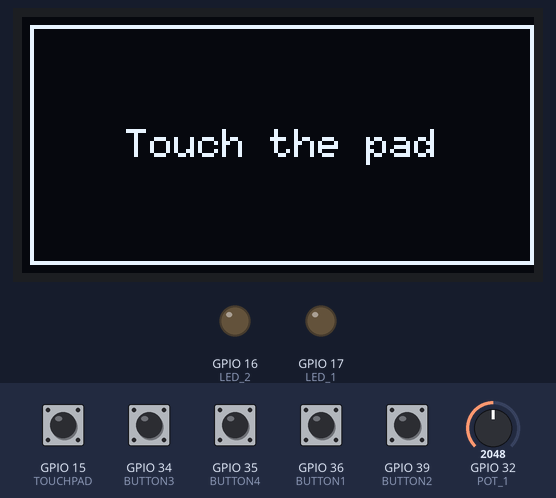
Recording of a program running on a simulated ESP32. On the bench: 128×64 one-colour display, output pins drawn as LEDs (lit = HIGH). The inputs (shaded band) are chosen by the test bench; at power-on: GPIO 15 (TOUCHPAD) HIGH, GPIO 34 (BUTTON3), GPIO 35 (BUTTON4), GPIO 36 (BUTTON1), GPIO 39 (BUTTON2) LOW, GPIO 32 (POT_1) = 2048. EEPROM starts erased; nothing arrives over Bluetooth unless stated; a phone connects over Bluetooth LE 3 s after start.

Above: at 1.2 s.
1.3 s: GPIO 15 (TOUCHPAD) pulled LOW for 0.15 s
At 1.51 s:
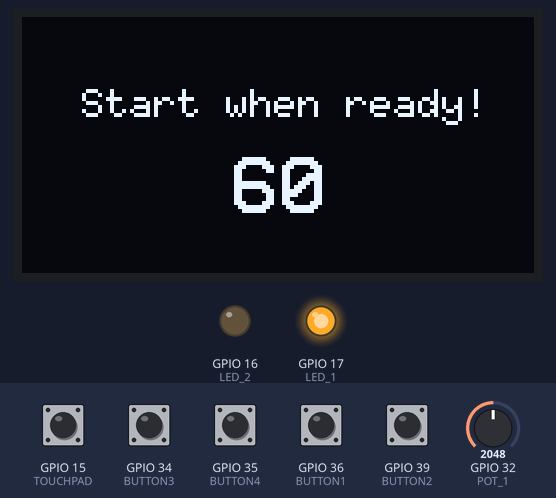
2.0 s: GPIO 15 (TOUCHPAD) pulled LOW for 1 s
At 3.3 s:
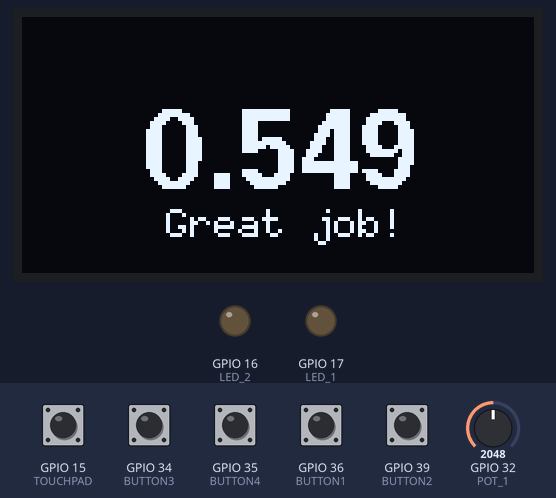
4.5 s: GPIO 32 (POT_1) set to 2866
At 5.3 s:
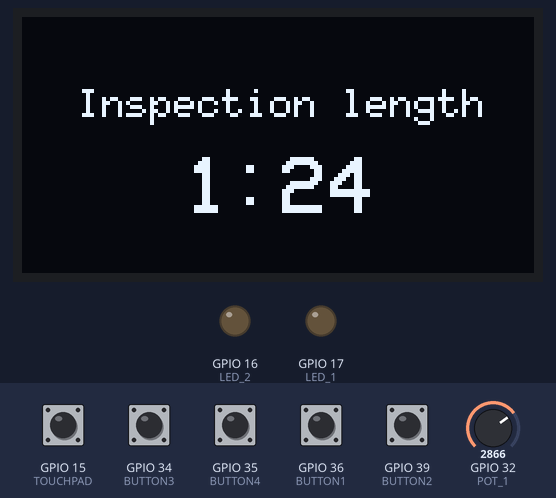
7.0 s: GPIO 35 (BUTTON4) pulled HIGH for 0.15 s
At 7.8 s:
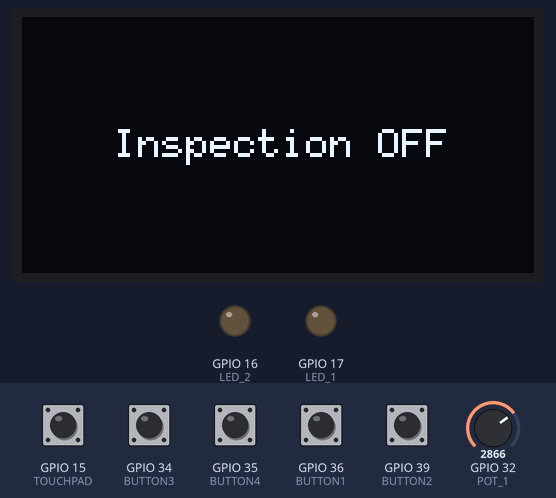
9.5 s: GPIO 36 (BUTTON1) pulled HIGH for 0.15 s
At 10.7 s:
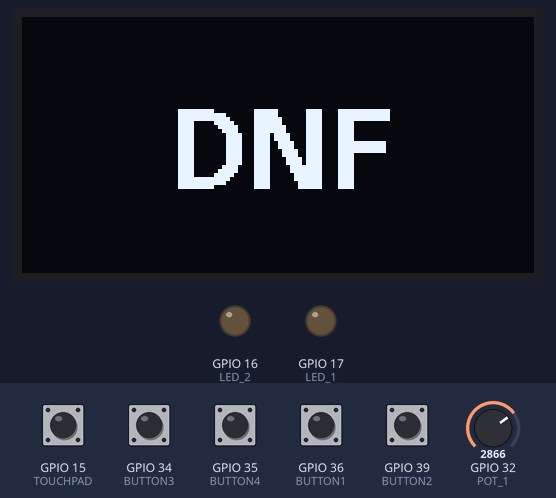
11.1 s: GPIO 39 (BUTTON2) pulled HIGH for 0.15 s
At 12.4 s:
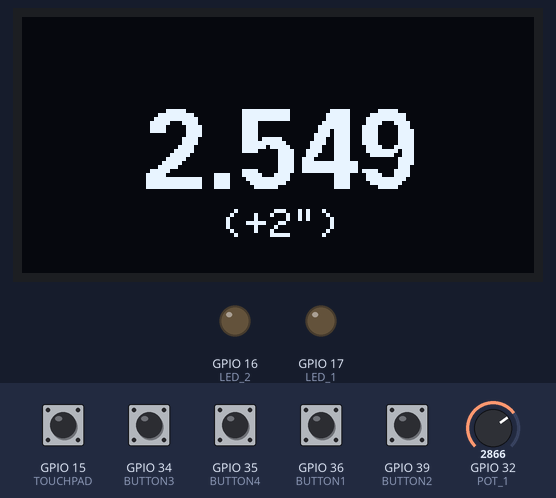
Timing chart, 0 to 13.7 s (numbered marks = the images above; inputs shaded):
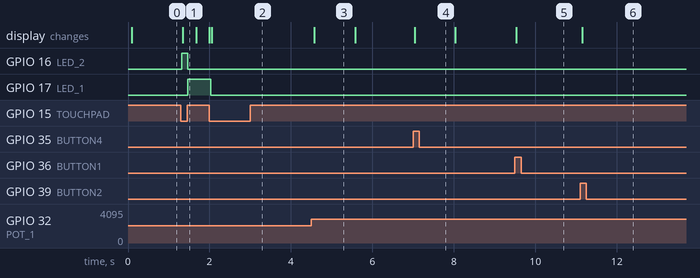

The program:

main.cpp
```cpp
/*
  Cube Timer 1
*/

#include <U8g2lib.h>
#include <Wire.h>
#include <BLEDevice.h>
#include <BLEServer.h>
#include <BLEUtils.h>
#include <BLE2902.h>
#include <Preferences.h>

#define BUTTON1 36
#define BUTTON2 39
#define BUTTON3 34
#define BUTTON4 35
#define TOUCHPAD 15
#define LED_1 17
#define LED_2 16

#define STATE_INITIAL 0
#define STATE_INSPECTION 10
#define STATE_INSPECTION_1 11
#define STATE_INSPECTION_2 12
#define STATE_SOLVING 20
#define STATE_SOLVING_1 21
#define STATE_SOLVED_1 30
#define STATE_SOLVED_2 31
#define STATE_ADJUST_INSPECTION 40
#define STATE_TOGGLE_INSPECTION_1 50
#define STATE_TOGGLE_INSPECTION_2 51
#define STATE_CALIBRATE_1 61
#define STATE_CALIBRATE_2 62
#define STATE_CALIBRATE_3 63
#define STATE_SLEEP 999

#define SOLVE_STATE_NONE 0
#define SOLVE_STATE_SOLVED 1
#define SOLVE_STATE_DNF 2
#define SOLVE_STATE_PLUS2 3

#define DEFAULT_TOUCHDOWN_THRESHOLD 25
#define DEFAULT_TOUCHUP_THRESHOLD 30

#define EXTENSION_1 15
#define EXTENSION_2 2
#define EXTENSION_3 0
#define EXTENSION_4 4

#define POT_1 32

#define SERVICE_UUID         "EB0E77C3-AF14-4B7F-AC80-D3631DC386AC"
#define CHARACTERISTIC_UUID  "EB0E77C3-AF14-4B7F-AC80-D3631DC386AD"

#define SLEEP_TIMEOUT 180000


Preferences preferences;

BLECharacteristic *characteristic;

U8G2_SH1106_128X64_NONAME_F_HW_I2C u8g2(U8G2_R0, U8X8_PIN_NONE, 22, 21);

hw_timer_t * timer = NULL;

volatile long touchupThreshold = 0;
volatile long touchdownThreshold = 0;

volatile long stateChanged = true;
volatile bool durationChanged = true;

volatile long buttonPressedOn = 0;
volatile bool button1Pressed = false;
volatile bool button2Pressed = false;
volatile bool button3Pressed = false;
volatile bool button4Pressed = false;
volatile bool touchDetected = false;

volatile bool doInspection = false;

volatile long inspectionStarted = 0;
volatile long solvingStarted = 0;
volatile long solvingFinished = 0;
volatile long idleStarted = 0;

long potPosition = 0;
bool potChanged = false;
volatile long potScreenShown = 0;

volatile int epoch = 0;
volatile int state = 0;
volatile int solveState = 0;
volatile bool plus2DNFButtonPressed;
volatile int dnfButtonPressedOn;
volatile int configureButtonPressedOn;

volatile unsigned long calibrateHistogram[100];
volatile int lastTouchValue = 0;
volatile long lastTouchRead = 0;

int getInspectionLimit() {
  return (potPosition * 121) / (4096L * 32) * 1000;
}

struct __attribute__ ((packed)) CharacteristicValue {
  uint32_t state;
  uint32_t epoch;
  int32_t duration;
};

/*
  Touch sensor readings follow a bimodal distribution, with the two peaks around when
  the plate is not touched and the one where it is. This function takes the collected histogram
  and computes the touch-down and touch-up thresholds, at 1/3 and 2/3 of the difference between
  peaks respectively.
*/
void getCalibrationValues(int& touchDown, int& touchUp) {
  int minimum = 100;
  int maximum = 0;
  for (int i = 0; i < 100; ++i) {
    int value = calibrateHistogram[i];
    if (value != 0) {
      minimum = minimum < i ? minimum : i;
      maximum = maximum > i ? maximum : i;
    }
  }
  int midpoint = (minimum + maximum) / 2;
  unsigned long maxL = 0;
  for (int i = 0; i < midpoint; ++i) {
    int value = calibrateHistogram[i];
    if (value > maxL) {
      minimum = i;
      maxL = value;
    }
  }
  maxL = 0;
  for (int i = midpoint; i < 100; ++i) {
    int value = calibrateHistogram[i];
    if (value > maxL) {
      maximum = i;
      maxL = value;
    }
  }

  touchDown = (minimum*2 + maximum) / 3;
  touchUp = (minimum + maximum*2) / 3;
}

/*
  Bluetooth LE service is set up with a single characteristic, which notifies on the
  current internal state of the state machine (to see whether we are currently inspecting, solving)
  and the recorded time for each epoch. Epoch number is included in the characteristic
  value, to allow for further extension where we persist the times on the device (but also to distinguish a
  new result from one that was modified after the timer was stopped - e.g. DNF/+2)
*/
void setupBLE() {
  BLEDevice::init("CubeTimer"); // Give it a name
  BLEServer *pServer = BLEDevice::createServer();
  BLEService *pService = pServer->createService(SERVICE_UUID);
  characteristic = pService->createCharacteristic(
                             CHARACTERISTIC_UUID,
                             BLECharacteristic::PROPERTY_READ   |
                             BLECharacteristic::PROPERTY_NOTIFY |
                             BLECharacteristic::PROPERTY_INDICATE
                           );

  characteristic->addDescriptor(new BLE2902());
  pService->start();

  BLEAdvertising *pAdvertising = BLEDevice::getAdvertising();
  pAdvertising->addServiceUUID(SERVICE_UUID);
  pAdvertising->start();
}

/*
  This is the main state machine that defines the user interaction. It is called from a timer each
  millisecond. Unfortunately it has to run in an ISR context rather than main loop, as updating the
  display via I2C is really slow, so our recorded times could jitter by 10s of milliseconds.

  TODO: Figure out if display draw loop can run in a FreeRTOS task, so the state machine can run in the
  main loop.
*/
void IRAM_ATTR stateMachine(long currentTime) {
  long inspectionLimit = getInspectionLimit();
  int currentState = state;

  // Callibration is accessible from any state
  if (state != STATE_CALIBRATE_1) {
    if (button4Pressed && !configureButtonPressedOn) {
      configureButtonPressedOn = currentTime;
    }
    if (button4Pressed && currentTime - configureButtonPressedOn > 2000) {
      for (int i = 0; i < 100; ++i) {
        calibrateHistogram[i] = 0;
      }
      state = STATE_CALIBRATE_1;
      return;
    }
    if (!button4Pressed) {
      configureButtonPressedOn = 0;
    }
  }

  switch (state) {
    case STATE_INITIAL:
      if (currentTime - idleStarted > SLEEP_TIMEOUT) {
        state = STATE_SLEEP;
      }
      if (button1Pressed && !plus2DNFButtonPressed && solveState != SOLVE_STATE_NONE) {
        dnfButtonPressedOn = currentTime;
        solveState = solveState == SOLVE_STATE_DNF ? SOLVE_STATE_SOLVED : SOLVE_STATE_DNF;
        durationChanged = true;
        plus2DNFButtonPressed = true;
      }
      if (button1Pressed && currentTime - dnfButtonPressedOn > 2000 && solveState != SOLVE_STATE_NONE) {
        solveState = SOLVE_STATE_NONE;
        durationChanged = true;
      }
      if (button2Pressed && !plus2DNFButtonPressed && solveState != SOLVE_STATE_NONE) {
        solveState = solveState == SOLVE_STATE_PLUS2 ? SOLVE_STATE_SOLVED : SOLVE_STATE_PLUS2;
        durationChanged = true;
        plus2DNFButtonPressed = true;
      }
      if (plus2DNFButtonPressed && (!button1Pressed && !button2Pressed)) {
        plus2DNFButtonPressed = false;
      }
      if (button4Pressed) {
        potScreenShown = currentTime;
        state = STATE_TOGGLE_INSPECTION_1;
      }
      if (potChanged) {
        potScreenShown = currentTime;
        state = STATE_ADJUST_INSPECTION;
      }
      // Debounce starting the new epoch
      if (touchDetected && currentTime - solvingFinished > 200) {
        epoch++;
        solveState = SOLVE_STATE_NONE;

        if (inspectionLimit == 0) {
          solvingStarted = currentTime;
          state = STATE_SOLVING_1;
        } else if (doInspection) {
          inspectionStarted = currentTime;
          state = STATE_INSPECTION_1;
        } else if (!doInspection) {
          inspectionStarted = currentTime;
          state = STATE_INSPECTION;
        }
      }
      break;
    case STATE_INSPECTION_1:
      if (!touchDetected) {
        state = STATE_INSPECTION;
      } else if (inspectionLimit != 120 && currentTime - inspectionStarted >= inspectionLimit) {
        solvingStarted = currentTime;
        state = STATE_SOLVING_1;
      }
      break;
    case STATE_INSPECTION_2:
      if (!touchDetected) {
        solvingStarted = currentTime;
        state = STATE_SOLVING;
      } else if (inspectionLimit != 120 && currentTime - inspectionStarted >= inspectionLimit) {
        solvingStarted = currentTime;
        state = STATE_SOLVING_1;
      }
      break;
    case STATE_INSPECTION:
      if (!touchDetected && !doInspection) {
        solvingStarted = currentTime;
        state = STATE_SOLVING;
      } else if (touchDetected && doInspection) {
        state = STATE_INSPECTION_2;
      } else if (inspectionLimit != 120 && currentTime - inspectionStarted >= inspectionLimit) {
        solvingStarted = currentTime;
        state = STATE_SOLVING_1;
      }
      break;
    case STATE_SOLVING_1:
      if (!touchDetected) {
        state = STATE_SOLVING;
      }
      break;
    case STATE_SOLVING:
      if (touchDetected) {
        durationChanged = true;
        solveState = SOLVE_STATE_SOLVED;
        solvingFinished = currentTime;
        state = STATE_SOLVED_1;
      }
      break;
    case STATE_SOLVED_1:
      if (!touchDetected) {
        state = STATE_INITIAL;
        idleStarted = currentTime;
      }
      break;
    case STATE_ADJUST_INSPECTION:
      if (potChanged) {
        potScreenShown = currentTime;
      }
      if (currentTime - potScreenShown > 1000) {
        state = STATE_INITIAL;
        idleStarted = currentTime;
      }
      break;
    case STATE_TOGGLE_INSPECTION_1:
      if (!button4Pressed) {
        state = STATE_TOGGLE_INSPECTION_2;
      }
      break;
    case STATE_TOGGLE_INSPECTION_2:
      if (currentTime - potScreenShown > 1000) {
        state = STATE_INITIAL;
        idleStarted = currentTime;
      }
      if (button4Pressed) {
        state = STATE_TOGGLE_INSPECTION_1;
        potScreenShown = currentTime;
        doInspection = !doInspection;
      }
      break;
    case STATE_CALIBRATE_1:
      if (!button4Pressed) {
        state = STATE_CALIBRATE_2;
      }
    case STATE_CALIBRATE_2:
      if (button1Pressed) {
        state = STATE_CALIBRATE_3;
      }
      break;
  }

  if (state != currentState) {
    stateChanged = true;
  }
}

void IRAM_ATTR onTimer() {
  long currentTime = millis();

  stateMachine(currentTime);
  if (touchDetected) {
    // There is no easy way to get an interrupt when the touch sensor value goes *above* some
    // threshold, so we poll it here. This is not ideal, as touchRead is actually quite expensive
    // and if run in a tight loop in an ISR context, it will crash.
    if (touchRead(TOUCHPAD) > touchupThreshold) {
      touchDetected = false;
    }
  } if (state == STATE_CALIBRATE_2 && currentTime - lastTouchRead > 10) {

    int value = touchRead(TOUCHPAD);
    lastTouchValue = value;
    calibrateHistogram[value]++;
    lastTouchRead = currentTime;
  }
  potChanged = false;
}

void IRAM_ATTR onTouch() {
  touchDetected = true;
}

/*
  On ESP32, there doesn't seem to be an easy way to see whether an interrupt was triggered
  by a rising or falling edge, so we do some magic to check the buttons and debounce them.
*/
void IRAM_ATTR onButtonPress() {
  long currentTime = millis();
  bool button1Changed = digitalRead(BUTTON1) ^ button1Pressed;
  bool button2Changed = digitalRead(BUTTON2) ^ button2Pressed;
  bool button3Changed = digitalRead(BUTTON3) ^ button3Pressed;
  bool button4Changed = digitalRead(BUTTON4) ^ button4Pressed;

  if ((button1Changed || button2Changed || button3Changed || button4Changed) && (currentTime - buttonPressedOn > 10)) {
    button1Pressed = button1Changed ^ button1Pressed;
    button2Pressed = button2Changed ^ button2Pressed;
    button3Pressed = button3Changed ^ button3Pressed;
    button4Pressed = button4Changed ^ button4Pressed;
    buttonPressedOn = currentTime;
  }
}

/*
  Multi-sample the potentiometer value for greater good.
  TODO: the 0.01uf capacitor between the pin and ground does help somewhat, but the signal
  is still very noisy.
*/
long readPotentiometer() {
  long result = 0;
  for (int i = 0; i < 32; ++i) {
    result += analogRead(POT_1);
  }
  return result;
}

/*
  Draw text on the center of the screen
*/
void drawBasic(const char* text, int yOffset = 0) {
  u8g2.setFont(u8g2_font_6x10_tf);
  u8g2.drawUTF8(64 - u8g2.getUTF8Width(text) / 2, 32 - 5 + yOffset, text);
}

/*
  Draw DNF result
*/
void drawDNF() {
  u8g2.setFont(u8g2_font_fub20_tf);
  const char* text= "DNF";
  u8g2.drawUTF8(64 - u8g2.getUTF8Width(text) / 2, 32 - 10, text);
}

/*
  Draw time in a big font (while running & after the time is stopped)
*/
void drawTime(long timeMillis) {
  u8g2.setFont(u8g2_font_fub20_tf);
  char text[32];
  if (timeMillis > 60000) {
    sprintf(text, "%d:%02d.%02d", timeMillis / 60000, (timeMillis % 60000) / 1000, (timeMillis % 1000) / 10);
  } else {
    sprintf(text, "%d.%03d", timeMillis / 1000, timeMillis % 1000);
  }
  u8g2.drawUTF8(64 - u8g2.getUTF8Width(text) / 2, 32 - 10, text);
}

/*
  Draw inspection screen
*/
void drawInspection(long inspectionLimit, long timeMillis) {
  char text[32];
  if (inspectionLimit == 120000) {
    drawBasic("Start when ready!");
  } else {
    drawBasic("Start when ready!", -10);
    u8g2.setFont(u8g2_font_VCR_OSD_mf);
    // Round up
    sprintf(text, "%d", (inspectionLimit - timeMillis + 999) / 1000);
    u8g2.drawUTF8(64 - u8g2.getUTF8Width(text) / 2, 32, text);
  }
}

/*
  Draw inspection time adjustment screen (when potentiometer is turned)
*/
void drawInspectionChange(long timeMillis) {
  char text[32];
  drawBasic("Inspection length", -10);
  u8g2.setFont(u8g2_font_VCR_OSD_mf);
  if (timeMillis == 120000) {
    strcpy(text, "No limit!");
  } else {
    sprintf(text, "%d:%02d", timeMillis / 60000, (timeMillis / 1000) % 60);
  }
  u8g2.drawUTF8(64 - u8g2.getUTF8Width(text) / 2, 32, text);
}

/*
  Draw callibration screen
*/
void drawCalibration(int currentValue, int valueMin, int valueMax) {
  char text[32];
  drawBasic("Tap the sensor a", -22);
  drawBasic("few times", -12);

  sprintf(text, "Current value: %d", currentValue);
  u8g2.drawUTF8(64 - u8g2.getUTF8Width(text) / 2, 34, text);
  sprintf(text, "Touch-on: %d", valueMin);
  u8g2.drawUTF8(64 - u8g2.getUTF8Width(text) / 2, 44, text);
  sprintf(text, "Touch-off: %d", valueMax);
  u8g2.drawUTF8(64 - u8g2.getUTF8Width(text) / 2, 54, text);
}

/*
  Draw finished screen
*/
void drawFinished(long timeMillis, bool plus2 = false) {
  drawTime(timeMillis);
  drawBasic(plus2 ? "(+2\")" : "Great job!", 20);
}

/*
  Main draw routine. This fills the frame buffer based on the current state, but also
  controls other outputs (LEDs).
*/
void drawScreen(long currentTime) {
  u8g2.clearBuffer();

  digitalWrite(LED_1, LOW);
  digitalWrite(LED_2, LOW);

  switch (state) {
    case STATE_INITIAL:
      switch (solveState) {
        case SOLVE_STATE_NONE:
          drawBasic("Touch the pad");
          u8g2.drawFrame(2, 2, 126, 60);
          break;
        case SOLVE_STATE_SOLVED:
          drawFinished(solvingFinished - solvingStarted);
          break;
        case SOLVE_STATE_PLUS2:
          drawFinished(solvingFinished - solvingStarted + 2000, true);
          break;
        case SOLVE_STATE_DNF:
          drawDNF();
          break;
      }
      break;
    case STATE_INSPECTION:
    case STATE_INSPECTION_1:
    case STATE_INSPECTION_2:
      digitalWrite(LED_2, !doInspection || state == STATE_INSPECTION_2 ? HIGH : LOW);
      drawInspection(getInspectionLimit(), currentTime - inspectionStarted);
      break;
    case STATE_SOLVING:
    case STATE_SOLVING_1:
      digitalWrite(LED_1, HIGH);
      drawTime(currentTime - solvingStarted);
      break;
    case STATE_SOLVED_1:
      drawFinished(solvingFinished - solvingStarted);
      break;
    case STATE_ADJUST_INSPECTION:
      drawInspectionChange(getInspectionLimit());
      break;
    case STATE_TOGGLE_INSPECTION_1:
    case STATE_TOGGLE_INSPECTION_2:
      if (doInspection) {
        drawBasic("Inspection ON");
      } else {
        drawBasic("Inspection OFF");
      }
      break;
    case STATE_CALIBRATE_1:
    case STATE_CALIBRATE_2:
      {
        int minimum, maximum;
        getCalibrationValues(minimum, maximum);
        drawCalibration(lastTouchValue, minimum, maximum);
      }
      break;
    case STATE_CALIBRATE_3:
      drawBasic("Saving calibration", -5);
      drawBasic("values...", +5);
      break;
  }

  u8g2.sendBuffer();
}

void prepareDisplay() {
  u8g2.setBusClock(800000);
  u8g2.begin();
  u8g2.setFontRefHeightExtendedText();
  u8g2.setDrawColor(1);
  u8g2.setFontPosTop();
  u8g2.setFontDirection(0);
  drawBasic("Initializing...");
  u8g2.sendBuffer();
}

void setup() {
  pinMode(BUTTON1, INPUT);
  pinMode(BUTTON2, INPUT);
  pinMode(BUTTON3, INPUT);
  pinMode(BUTTON4, INPUT);
  pinMode(LED_1, OUTPUT);
  pinMode(LED_2, OUTPUT);

  Serial.begin(115200);

  prepareDisplay();
  preferences.begin("cube-timer", false);

  setupBLE();
  potPosition = readPotentiometer();

  touchdownThreshold = preferences.getUInt("touchdown_t", DEFAULT_TOUCHDOWN_THRESHOLD);
  touchupThreshold = preferences.getUInt("touchup_t", DEFAULT_TOUCHUP_THRESHOLD);

  timer = timerBegin(1, 80, true);
  timerAttachInterrupt(timer, &onTimer, true);
  timerAlarmWrite(timer, 1000, true);
  timerAlarmEnable(timer);
  touchAttachInterrupt(TOUCHPAD, onTouch, touchdownThreshold);

  attachInterrupt(BUTTON1, onButtonPress, CHANGE);
  attachInterrupt(BUTTON2, onButtonPress, CHANGE);
  attachInterrupt(BUTTON3, onButtonPress, CHANGE);
  attachInterrupt(BUTTON4, onButtonPress, CHANGE);

  esp_sleep_enable_touchpad_wakeup();
}

/*
  Broadcasts the state to a connected BLE server, if such exists.
*/
void broadcastViaBLE() {
  if (durationChanged || stateChanged) {
    CharacteristicValue cValue;
    cValue.state = state;
    cValue.epoch = epoch;
    cValue.duration = 0;
    switch (solveState) {
        case SOLVE_STATE_SOLVED:
          cValue.duration = solvingFinished - solvingStarted;
          break;
        case SOLVE_STATE_PLUS2:
          cValue.duration = solvingFinished - solvingStarted + 2000;
          break;
        case SOLVE_STATE_DNF:
          cValue.duration = -1;
          break;
    }

    characteristic->setValue((uint8_t*)&cValue, sizeof(CharacteristicValue));
    characteristic->notify();
    durationChanged = false;
    stateChanged = false;
  }
}


void applyCalibrationSettings() {
  int minimum, maximum;
  getCalibrationValues(minimum, maximum);
  preferences.putUInt("touchdown_t", minimum);
  preferences.putUInt("touchup_t", maximum);
  preferences.end();
  delay(500);
  ESP.restart();
}

void loop() {
  long currentTime = millis();
  long currentPotPosition = readPotentiometer();

  if (abs(potPosition - currentPotPosition) > (state == STATE_ADJUST_INSPECTION ? 1024 : 3072)) {
    potPosition = currentPotPosition;
    potChanged = true;
  }

  broadcastViaBLE();
  if (state == STATE_CALIBRATE_3) {
    drawScreen(currentTime);
    applyCalibrationSettings();
  }
  if (state == STATE_SLEEP) {
    drawScreen(currentTime);
    esp_deep_sleep_start();
  }

  drawScreen(currentTime);

  // Reset button states once per display loop in case some interrupts go wonky
  onButtonPress();
}
```

Measured:
- after the input at 1.3 s, GPIO 16 (LED_2): LOW → HIGH at once, → LOW 0.15 s later; GPIO 17 (LED_1): LOW → HIGH after 0.17 s; the display: changes after 0.05 s (image 1)
- after the input at 2.0 s, GPIO 17 (LED_1): HIGH → LOW at once; the display: changes after 0.05 s (image 2)
- after the input at 4.5 s, the display: changes after 0.08 s (image 3)
- after the input at 7.0 s, the display: changes at once (image 4)
- after the input at 9.5 s, the display: changes at once (image 5)
- after the input at 11.1 s, the display: changes after 0.05 s (image 6)
- what the display in image 3 shows lasts 1.0 s, from 4.6 s to 5.6 s
